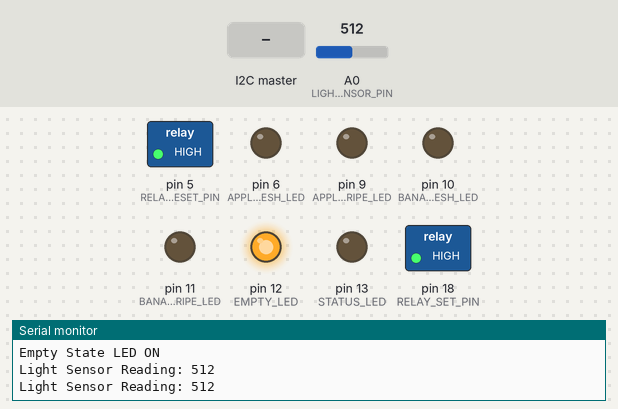
A sketch run on a simulated Arduino Uno, built with avr-gcc and run on an emulated ATmega328P. Parts: switched loads named in the sketch (green lamp = pin HIGH), output pins drawn as LEDs (lit = HIGH), the last lines printed to the serial monitor. Dashed ring = blinking. The inputs (shaded band) are chosen by the test bench; at power-on: A0 (LIGHTSENSOR_PIN) = 512.

Above: at 1.25 s.
1.3 s: the I2C master sends the byte 1
At 1.7 s:
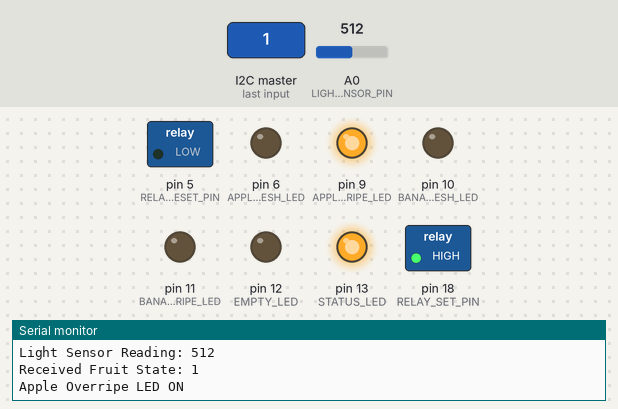
4.5 s: A0 (LIGHTSENSOR_PIN) set to 490
At 5.3 s:
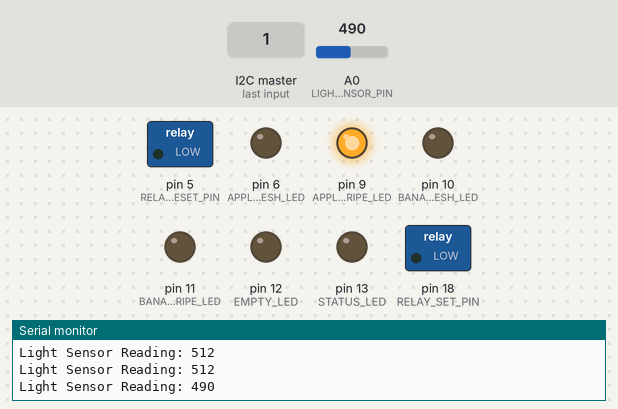
7.7 s: the I2C master sends the byte 0
At 8.3 s:
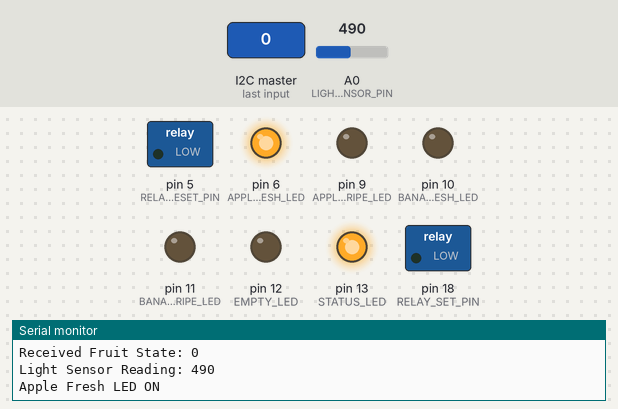
10.9 s: the I2C master sends the byte 2
At 11.3 s:
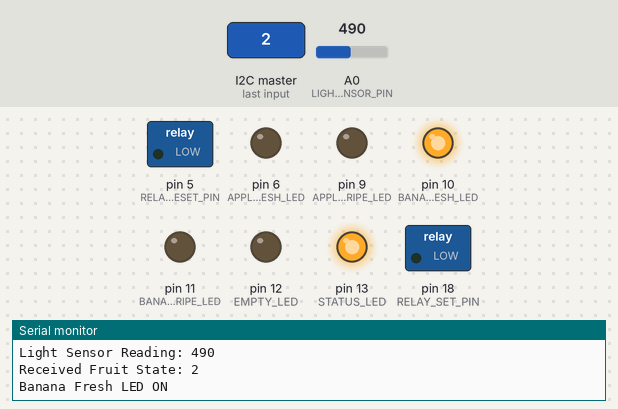
14.1 s: A0 (LIGHTSENSOR_PIN) set to 510
At 14.46 s:
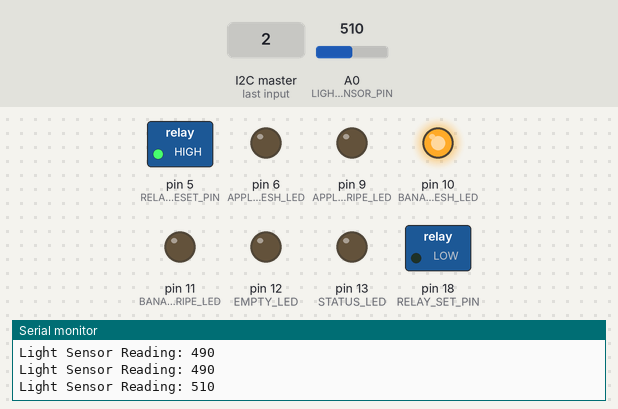
17.3 s: the I2C master sends the byte 90
At 17.46 s:
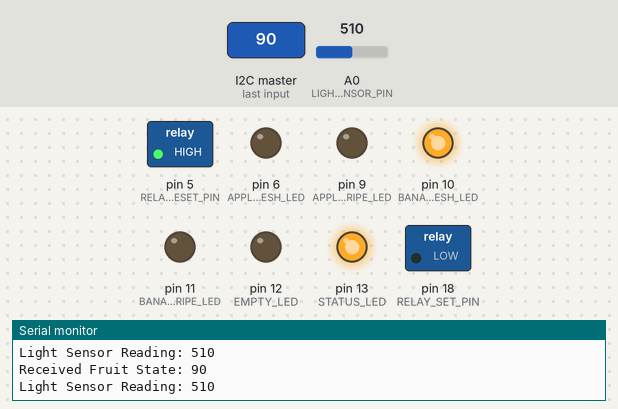
Timing chart, 0 to 21.5 s (numbered marks = the images above; inputs shaded):
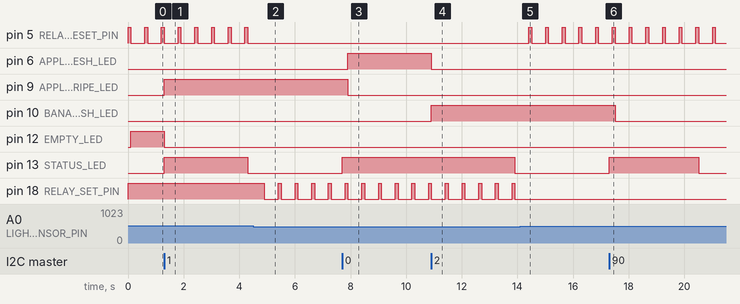

The sketch:

Adafruit_Feather_code.ino
```cpp
#include <Wire.h>

#define SLAVE_ADDRESS 0x08  // Set Feather's I2C slave address here

// Define the pins for relay set and reset
#define RELAY_SET_PIN 18   // Pin to turn the relay on (Set)
#define RELAY_RESET_PIN 5 // Pin to turn the relay off (Reset)

// Define threshold for light sensor to control LED
#define LIGHT_THRESHOLD 500

// Define pin for ALS-PT19 light sensor (analog input)
#define LIGHTSENSOR_PIN A0


// Pin definitions for LEDs
#define APPLE_FRESH_LED 6
#define APPLE_OVERRIPE_LED 9
#define BANANA_FRESH_LED 10
#define BANANA_OVERRIPE_LED 11
#define EMPTY_LED 12
#define STATUS_LED 13 // LED to indicate successful communication
//#define LIGHT_LED 7 // General light controlled by ALS


int fruitState = 4; // Default state (empty)
int lastFruitState = -1; // Variable to store the last fruit state
unsigned long lastCommunicationTime = 0; // Tracks the last time data was received
const unsigned long COMMUNICATION_TIMEOUT = 3000; // 3 seconds timeout

// Function prototypes
void receiveEvent(int howMany);
void controlFruitStateLEDs(int state);
void controlRelay(int state);


// ALS PT19 sensor function
int readLightSensor() {
  int lightValue = analogRead(LIGHTSENSOR_PIN); // Read ALS PT19 sensor value
  return lightValue;
}


void setup() {


  // Initialize both relay control pins as outputs
  pinMode(RELAY_SET_PIN, OUTPUT);
  pinMode(RELAY_RESET_PIN, OUTPUT);

  // Initialize LED pins
  pinMode(APPLE_FRESH_LED, OUTPUT);
  pinMode(APPLE_OVERRIPE_LED, OUTPUT);
  pinMode(BANANA_FRESH_LED, OUTPUT);
  pinMode(BANANA_OVERRIPE_LED, OUTPUT);
  pinMode(EMPTY_LED, OUTPUT);
  //pinMode(LIGHT_LED, OUTPUT);
  pinMode(STATUS_LED, OUTPUT);

  // Initialize ALS-PT19 sensor pin as input
  pinMode(LIGHTSENSOR_PIN, INPUT);

  // Set both pins to LOW initially (relay off)
  digitalWrite(RELAY_SET_PIN, LOW);
  digitalWrite(RELAY_RESET_PIN, LOW);


  // Start I2C with Feather M0 as Slave
  Wire.begin(SLAVE_ADDRESS);
  Wire.onReceive(receiveEvent); // Set the receive event function
  Serial.begin(9600); // Start Serial for debugging
  Serial.println("Feather M0 I2C Slave initialized");

}

void loop() {
  // Read the value from the ALS-PT19 light sensor
  int lightLevel = analogRead(LIGHTSENSOR_PIN);

  // Display the light sensor reading on the Serial Monitor
  Serial.print("Light Sensor Reading: ");
  Serial.println(lightLevel);

  // Compare the light level to the threshold
  if (lightLevel < LIGHT_THRESHOLD) {
    // If the light level is below the threshold (dark), turn the relay on (LED on)
    digitalWrite(RELAY_SET_PIN, HIGH); // Set the relay to ON
    delay(100);  // Short pulse to activate relay
    digitalWrite(RELAY_SET_PIN, LOW); // Turn off the set pin

  } else {

    // If the light level is above the threshold (bright), turn the relay off (LED off)
    digitalWrite(RELAY_RESET_PIN, HIGH); // Reset the relay to OFF
    delay(100);  // Short pulse to reset the relay
    digitalWrite(RELAY_RESET_PIN, LOW); // Turn off the reset pin

  }

  // Only update LEDs if the fruit state has changed
  if (fruitState != lastFruitState) {
    controlFruitStateLEDs(fruitState);
    lastFruitState = fruitState; // Update the last state
  }

  // Check if the last communication was received within the timeout period
  if (millis() - lastCommunicationTime > COMMUNICATION_TIMEOUT) {
    // If no data was received for the timeout period, turn off the status LED
    digitalWrite(STATUS_LED, LOW);
  }

  // Small delay to avoid bouncing or frequent toggling
  delay(500);

}


// Function called when data is received over I2C
void receiveEvent(int howMany) {
  if (Wire.available()) {
    fruitState = Wire.read(); // Receive the fruit state from Nicla Vision
    Serial.print("Received Fruit State: ");
    Serial.println(fruitState);

    // Update last communication time and turn on the status LED
    lastCommunicationTime = millis();
    digitalWrite(STATUS_LED, HIGH); // Communication successful, turn on the status LED
  }
}


// Function to control fruit state LEDs
void controlFruitStateLEDs(int state) {
  // Turn off all fruit LEDs first
  digitalWrite(APPLE_FRESH_LED, LOW);
  digitalWrite(APPLE_OVERRIPE_LED, LOW);
  digitalWrite(BANANA_FRESH_LED, LOW);
  digitalWrite(BANANA_OVERRIPE_LED, LOW);
  digitalWrite(EMPTY_LED, LOW);

  // Turn on the corresponding LED based on the fruit state
  switch (state) {
    case 0:
      Serial.println("Apple Fresh LED ON");
      digitalWrite(APPLE_FRESH_LED, HIGH);
      break;
    case 1:
      Serial.println("Apple Overripe LED ON");
      digitalWrite(APPLE_OVERRIPE_LED, HIGH);
      break;
    case 2:
      Serial.println("Banana Fresh LED ON");
      digitalWrite(BANANA_FRESH_LED, HIGH);
      break;
    case 3:
      Serial.println("Banana Overripe LED ON");
      digitalWrite(BANANA_OVERRIPE_LED, HIGH);
      break;
    case 4:
      Serial.println("Empty State LED ON");
      digitalWrite(EMPTY_LED, HIGH);
      break;
  }
}
```

Measured:
- the behaviour switches between 500 and 499 on A0 (LIGHTSENSOR_PIN) (found by bisection; images 1 and 2)
- after the input at 1.3 s, pin 9 (APPLE_OVERRIPE_LED): LOW → HIGH at once; pin 12 (EMPTY_LED): HIGH → LOW at once; pin 13 (STATUS_LED): LOW → HIGH at once, → LOW 3.0 s later
- after the input at 4.5 s, pin 5 (RELAY_RESET_PIN): stops changing and stays LOW; pin 18 (RELAY_SET_PIN): alternates HIGH for 0.10 s and LOW for 0.50 s, starting after 0.41 s
- after the input at 7.7 s, pin 6 (APPLE_FRESH_LED): LOW → HIGH after 0.21 s; pin 9 (APPLE_OVERRIPE_LED): HIGH → LOW after 0.21 s; pin 13 (STATUS_LED): LOW → HIGH at once
- after the input at 10.9 s, pin 6 (APPLE_FRESH_LED): HIGH → LOW at once; pin 10 (BANANA_FRESH_LED): LOW → HIGH at once; pin 13 (STATUS_LED): HIGH → LOW after 3.0 s instead of 0.01 s
- after the input at 14.1 s, pin 5 (RELAY_RESET_PIN): alternates HIGH for 0.10 s and LOW for 0.50 s, starting after 0.31 s; pin 18 (RELAY_SET_PIN): stops changing and stays LOW
- after the input at 17.3 s, pin 10 (BANANA_FRESH_LED): HIGH → LOW after 0.22 s; pin 13 (STATUS_LED): LOW → HIGH at once, → LOW 3.2 s later
- by itself, pin 5 (RELAY_RESET_PIN): alternates HIGH for 0.10 s and LOW for 0.50 s
